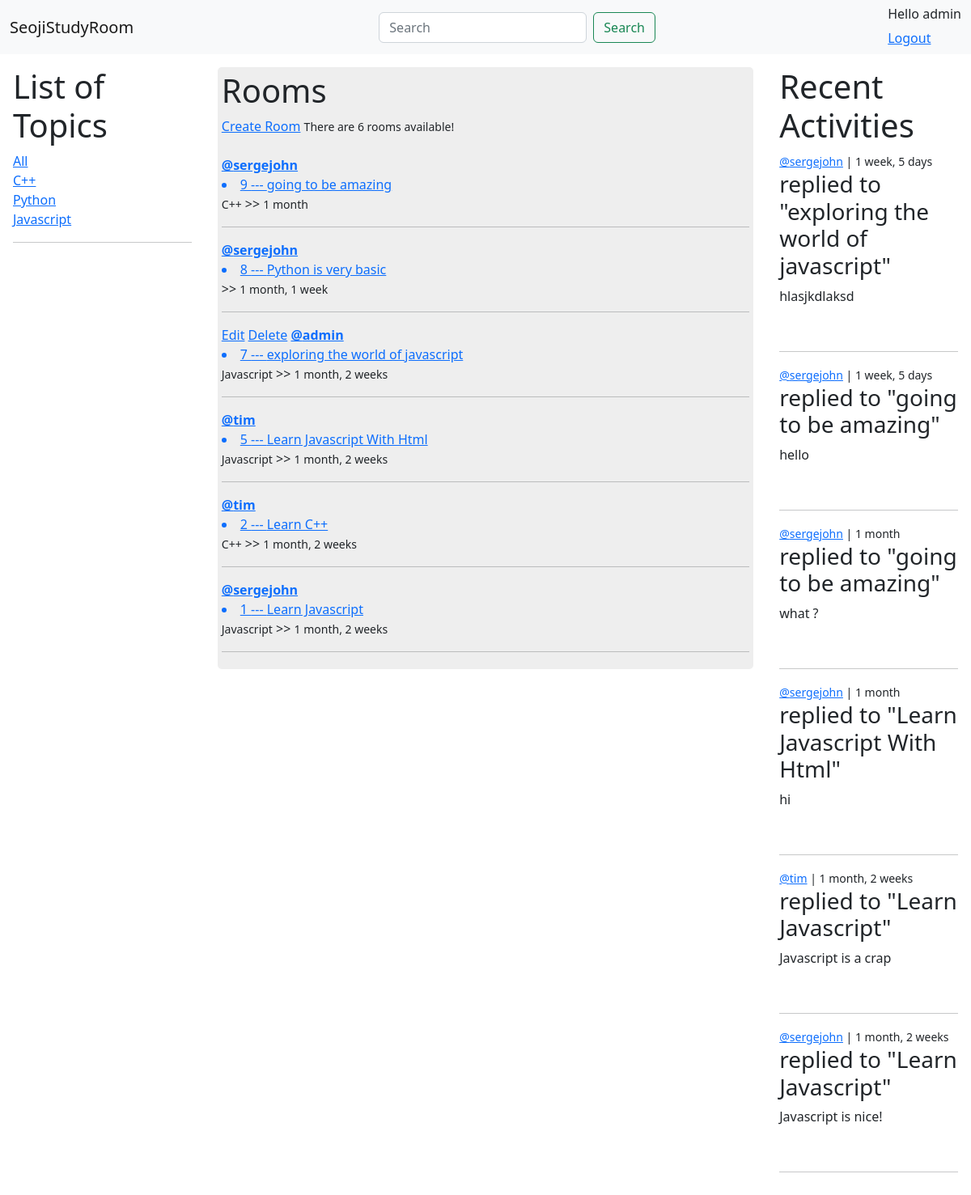
The page / (signed in) on the database its author committed.
### base/models.py (models this page shows, shortened)
class Topic(models.Model):
    name = models.CharField(max_length=200)

class Room(models.Model):
    host = models.ForeignKey(User, on_delete=models.SET_NULL, null=True)
    topic = models.ForeignKey(Topic, on_delete=models.SET_NULL, null=True)
    name = models.CharField(max_length=200)
    description = models.TextField(null=True, blank=True)
    participants = models.ManyToManyField(User, related_name='participants', null=True)
    updated = models.DateTimeField(auto_now=True)
    created = models.DateTimeField(auto_now_add=True)
    class Meta:
        ordering = ['-created', '-updated']
    def __str__(self):
        return self.name

class Message(models.Model):
    user = models.ForeignKey(User, on_delete=models.CASCADE)
    room = models.ForeignKey(Room, on_delete=models.CASCADE)
    body = models.TextField()
    updated = models.DateTimeField(auto_now=True)
    created = models.DateTimeField(auto_now_add=True)
    class Meta:
        ordering = ['-created', '-updated']
    def __str__(self):
        return self.body[0:50]

### base/views.py (the view)
# urls.py: path('', views.home, name="home"),
def home(request):
    q = None
    if request.GET.get('q') != None:
        q = request.GET.get('q')
    else:
        q = ""
    rooms = Room.objects.filter(
        Q(topic__name__icontains=q) |
        Q(name__icontains=q) |
        Q(description__icontains=q)
        )
    room_messages = Message.objects.filter(Q(room__topic__name__icontains=q))
    topics = Topic.objects.all()
    room_count = rooms.count()
    return render(request, 'base/home.html', {
        'rooms': rooms,
        'topics': topics,
        'rooms_count': room_count,
        'room_messages': room_messages
    })

### base/templates/base/home.html (shortened to what this page needs)
{% extends 'layout.html' %}
{% block body %}
<div class="home-container">
    {% include 'base/topic_component.html' %}
    {% include 'base/room_component.html' %}
    {% include 'base/activity_component.html' %}
</div>
{% endblock %}

### templates/navbar.html
<nav class="navbar bg-light">
    <div class="container-fluid">
      <a class="navbar-brand" href="{% url 'home' %}">SeojiStudyRoom</a>
      <form class="d-flex" role="search" method="GET" action="{% url 'home' %}">
        <input class="form-control me-2" type="search" placeholder="Search" aria-label="Search" name="q">
        <button class="btn btn-outline-success" type="submit">Search</button>
      </form>
      <div>
         {% if request.user.is_authenticated %}
        <h6>Hello {{request.user}}</h6>
        <a href="{% url 'logout' %}">Logout</a>
        {% else %}
        <a href="{% url 'login' %}">Login</a>
        {% endif %}</div>
    </div>
</nav>

### base/templates/base/topic_component.html
<div class="topics-container">
    <h1>List of Topics</h1>
    <a href="{% url 'home' %}">All</a>
    {% for topic in topics %}
    <div>
        <a href="{% url 'home' %}?q={{topic.name}}">{{topic.name}}</a>
    </div>
    {% endfor %}
    <hr>
</div>

### base/templates/base/room_component.html
<div class="rooms-container">
    <h1>Rooms</h1><span><a href="{% url 'create-room' %}">Create Room</a></span>
    <small>There are {{rooms_count}} rooms available!</small><br><br>
    {% for room in rooms %}
    {% if request.user == room.host %}
    <a href="{% url 'update-room' room.id %}">Edit</a>
    <a href="{% url 'delete-room' room.id %}">Delete</a>
    {% endif %}
    <a href="{% url 'user-profile' room.host.id %}"><span><b>@{{room.host}}</b></span></a>
    <a href="{% url 'room' room.id %}"><li>{{room.id}} --- {{room.name}} </li></a>
    <small>{{room.topic.name}}</small>  >>
    <small>{{room.created|timesince}}</small>
    <hr>
    {% endfor %}
</div>

### base/templates/base/activity_component.html (shortened to what this page needs)
<div class="recent-activities">
    <h1>Recent Activities</h1>
    {% for message in room_messages %}
    <small><a href="{% url 'user-profile' message.user.id %}">@{{message.user}}</a> | {{message.created|timesince}}</small>
    <h3>replied to "{{message.room}}"</h3>
    <p>{{message}}</p>
    <br><hr>
    {%endfor%}
</div>

### base/templates/base/home.html (style rules this page uses)
.home-container { display: grid; grid-template-columns: 1fr 3fr 1fr; padding: 1rem; gap: 2rem; align-items: flex-start; }
.rooms-container { background-color: #eee; border-radius: 5px; padding: 5px; }

### rows shown on the page
Topic: name "C++"
Topic: name "Python"
Topic: name "Javascript"
Room: host "sergejohn", id "9", name "going to be amazing", topic.name "C++", created "1 month"
Room: host "sergejohn", id "8", name "Python is very basic", created "1 month, 1 week"
Room: shows "Edit", host "admin", id "7", name "exploring the world of javascript", topic.name "Javascript", created "1 month, 2 weeks"
Room: host "tim", id "5", name "Learn Javascript With Html", topic.name "Javascript", created "1 month, 2 weeks"
Room: host "tim", id "2", name "Learn C++", topic.name "C++", created "1 month, 2 weeks"
Room: host "sergejohn", id "1", name "Learn Javascript", topic.name "Javascript", created "1 month, 2 weeks"
Message: user "sergejohn", created "1 week, 5 days", room "exploring the world of javascript", body "hlasjkdlaksd"
Message: user "sergejohn", created "1 week, 5 days", room "going to be amazing", body "hello"
Message: user "sergejohn", created "1 month", room "going to be amazing", body "what ?"
Message: user "sergejohn", created "1 month", room "Learn Javascript With Html", body "hi"
Message: user "tim", created "1 month, 2 weeks", room "Learn Javascript", body "Javascript is a crap"
Message: user "sergejohn", created "1 month, 2 weeks", room "Learn Javascript", body "Javascript is nice!"

### other values the page prints
{{ request.user }} "admin"
{{ rooms_count }} "6"
